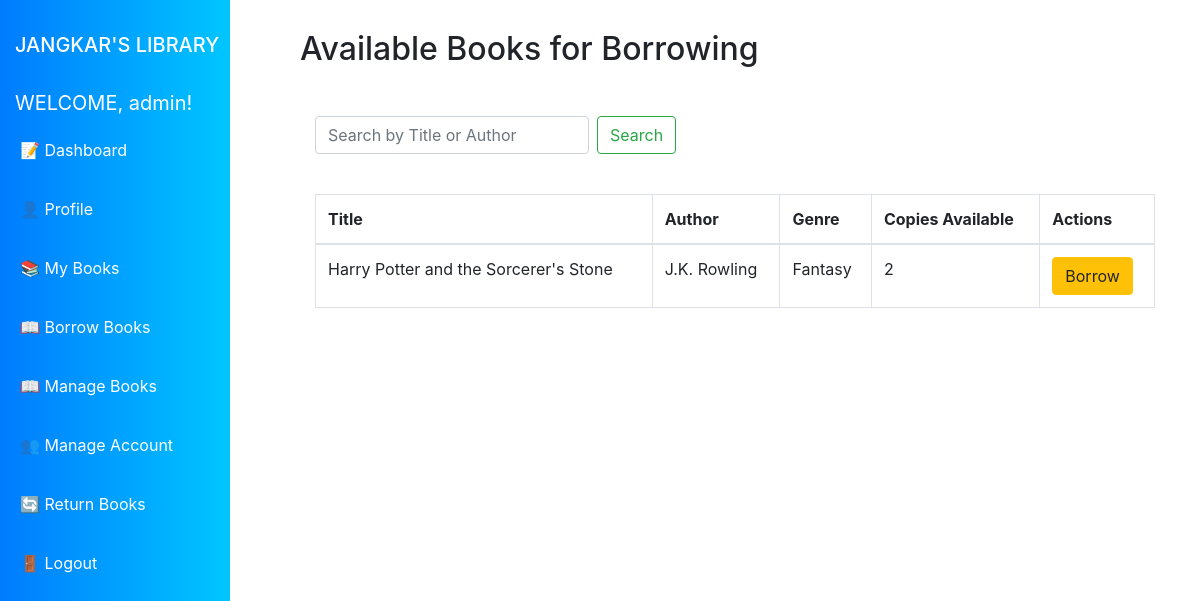
/IS203-3B-DizonJohnCarl/borrow_books.php (signed in), run on the app's committed database.
### tables this page shows
CREATE TABLE `books` (
  `id` int(11) NOT NULL,
  `title` varchar(255) NOT NULL,
  `author` varchar(255) NOT NULL,
  `genre` varchar(100) DEFAULT NULL,
  `publication_year` int(11) DEFAULT NULL,
  `isbn` varchar(100) DEFAULT NULL,
  `copies_available` int(11) DEFAULT NULL,
  `created_at` timestamp NOT NULL DEFAULT CURRENT_TIMESTAMP
);

### IS203-3B-DizonJohnCarl/borrow_books.php (the view, shortened to what this page needs)
<?php
include 'db.php';
include 'includes/header.php';
$search_term = "";
$query = "SELECT * FROM books WHERE copies_available > 0";
$stmt = $conn->prepare($query);
$stmt->execute();
$result = $stmt->get_result();
?>
<!DOCTYPE html>
<html lang="en">
<head>
    <link rel="stylesheet" href="https://stackpath.bootstrapcdn.com/bootstrap/4.5.2/css/bootstrap.min.css">
</head>
<body>
<h2>Available Books for Borrowing</h2>
    <div class="container mt-5">
        <form class="form-inline my-4" method="get" action="borrow_books.php">
            <input class="form-control mr-sm-2" type="search" name="search" placeholder="Search by Title or Author" value="<?= htmlspecialchars($search_term) ?>">
            <button class="btn btn-outline-success my-2 my-sm-0" type="submit">Search</button>
        </form>
        <div class="table-responsive">
            <?php if ($result->num_rows > 0): ?>
                <table class="table table-bordered mt-3">
                    <thead>
                        <tr>
                            <th>Title</th>
                            <th>Author</th>
                            <th>Genre</th>
                            <th>Copies Available</th>
                            <th>Actions</th>
                        </tr>
                    </thead>
                    <tbody>
                        <?php while ($row = $result->fetch_assoc()): ?>
                            <tr>
                                <td><?= htmlspecialchars($row['title']) ?></td>
                                <td><?= htmlspecialchars($row['author']) ?></td>
                                <td><?= htmlspecialchars($row['genre']) ?></td>
                                <td><?= htmlspecialchars($row['copies_available']) ?></td>
                                <td>
                                    <a href="borrow.php?book_id=<?= $row['id'] ?>" class="btn btn-warning">Borrow</a>
                                </td>
                            </tr>
                        <?php endwhile; ?>
                    </tbody>
                </table>
            <?php else: ?>
                <p>No books are currently available for borrowing.</p>
            <?php endif; ?>
        </div>
    </div>
</body>
</html>
<?php include 'includes/footer.php'; ?>

### IS203-3B-DizonJohnCarl/includes/header.php (style rules this page uses)
body { background-color: #f8f9fa; font-family: 'Arial', sans-serif; }

### data on the page
books: title "Harry Potter and the Sorcerer's Stone", author "J.K. Rowling", genre "Fantasy", copies_available "2"

### other printed values
$_SESSION['username'] "admin"
